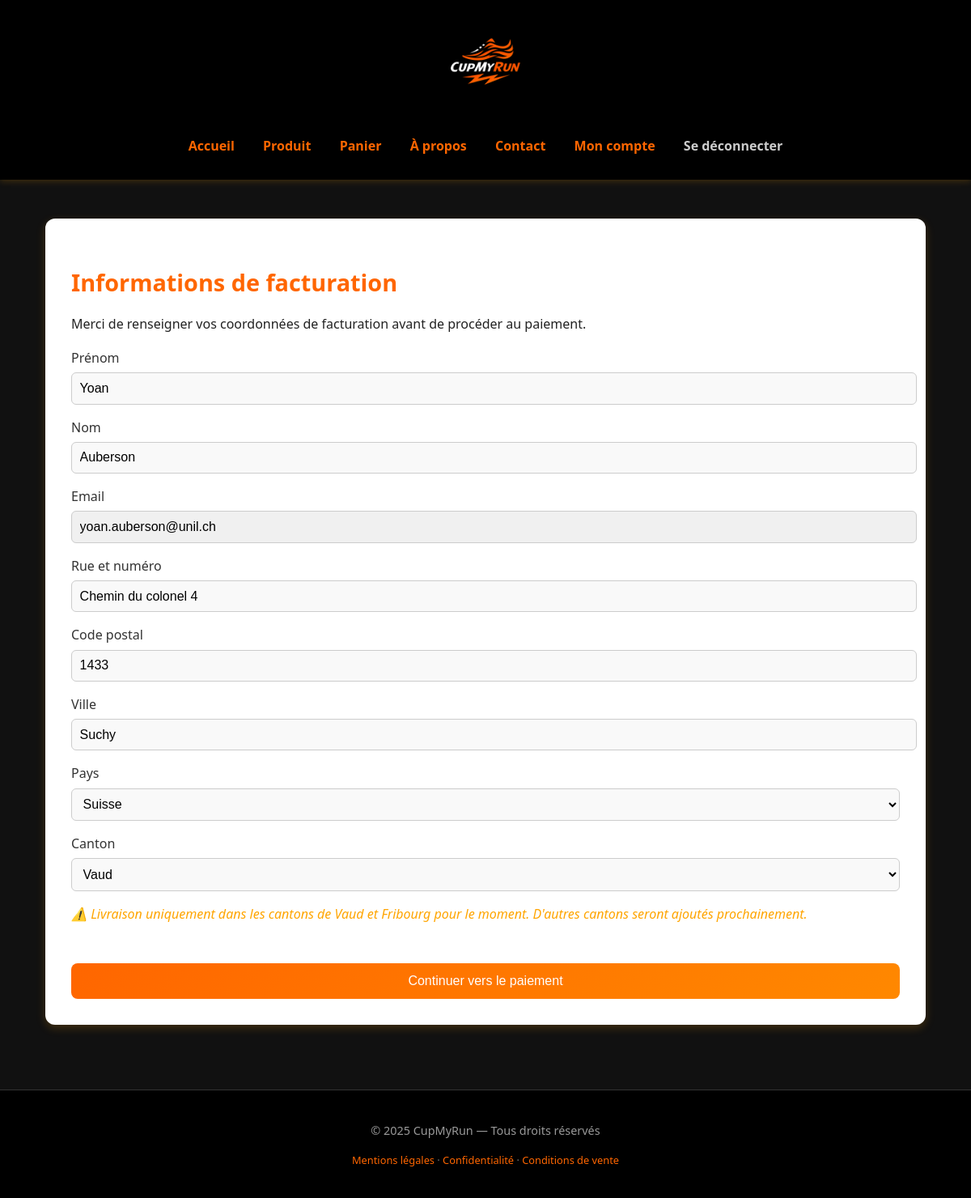
The page /checkout-info (signed in) on the database its author committed.
### models/db_database.py (models this page shows, shortened)
class BillingInfo(db.Model):
    __tablename__ = "billing_info"
    id = db.Column(db.Integer, primary_key=True)
    user_id = db.Column(db.Integer, db.ForeignKey("users.id"), nullable=False, unique=True)
    first_name = db.Column(db.String(50), nullable=False)
    last_name = db.Column(db.String(50), nullable=False)
    email = db.Column(db.String(150), nullable=False)
    street = db.Column(db.String(100))
    postal_code = db.Column(db.String(10))
    city = db.Column(db.String(50))
    region = db.Column(db.String(10))   # canton
    country = db.Column(db.String(10))  # ex: CH
    updated_at = db.Column(db.DateTime, default=datetime.utcnow, onupdate=datetime.utcnow)

class User(db.Model):
    __tablename__ = "users"
    id = db.Column(db.Integer, primary_key=True)
    first_name = db.Column(db.String(50), nullable=False)
    last_name = db.Column(db.String(50), nullable=False)
    email = db.Column(db.String(150), unique=True, nullable=False)
    password = db.Column(db.String(200), nullable=True)  # 🔑 mot de passe haché
    created_at = db.Column(db.DateTime, default=datetime.utcnow)
    strava_access_token = db.Column(db.String(255), nullable=True)
    strava_refresh_token = db.Column(db.String(255), nullable=True)
    strava_token_expires_at = db.Column(db.Integer, nullable=True)  # timestamp Unix
    orders = db.relationship("Order", backref="user", lazy=True)
    billing_info = db.relationship("BillingInfo", backref="user", uselist=False, lazy=True)

### routes/mollie.py (the view, shortened to what this page needs)
@mollie_bp.route("/checkout-info", methods=["GET", "POST"])
def checkout_info():
    user = None
    billing_data = {}
    if 'user_id' in session:
        user = User.query.get(session['user_id'])
        if user and user.billing_info:
            billing_data = {
                "billing_firstname": user.billing_info.first_name,
                "billing_lastname": user.billing_info.last_name,
                "billing_email": user.billing_info.email,
                "billing_address": user.billing_info.street,
                "billing_postal": user.billing_info.postal_code,
                "billing_city": user.billing_info.city,
                "billing_canton": user.billing_info.region,
                "billing_country": user.billing_info.country
            }
    elif "guest_billing" in session:
        billing_data = session["guest_billing"]
    return render_template("checkout_info.html", user=user, billing_data=billing_data)

### app.py (called while the page is built, shortened)
@app.before_request
def check_session_timeout():
    now = datetime.utcnow()
    last_active = session.get("last_active_at")
    if "user_id" in session or "guest_billing" in session:
        session["last_active_at"] = now.strftime("%Y-%m-%d %H:%M:%S")

@app.before_request
def init_strava_stats():
    try:
        total = StravaService.recalculate_connected_count()
    except Exception as e:
        print(f"⚠️ Erreur au recalcul du compteur Strava au démarrage : {e}")

### services/strava_service.py (called while the page is built)
    @staticmethod
    def recalculate_connected_count():
        from models.db_database import AppStats, User, GuestStravaSession
        now = time.time()
        users_connected = User.query.filter(
            User.strava_access_token.isnot(None),
            User.strava_access_token != "",
            User.strava_token_expires_at > now
        ).count()
        guests_connected = GuestStravaSession.query.filter(
            GuestStravaSession.strava_token_expires_at > now
        ).count()
        total = users_connected + guests_connected
        stats = AppStats.query.first()
        if not stats:
            stats = AppStats(strava_connected_count=total)
            db.session.add(stats)
        else:
            stats.strava_connected_count = total
        db.session.commit()
        return total

### templates/checkout_info.html (shortened to what this page needs)
{% extends "base.html" %}
{% block content %}
<div class="container">
    <div class="form-box">
        <h2>Informations de facturation</h2>
        <p>Merci de renseigner vos coordonnées de facturation avant de procéder au paiement.</p>
        <form method="POST">
            <label>Prénom</label>
            <input name="billing_firstname"
                   pattern="^[A-Za-zÀ-ÿ\s'-]{2,50}$"
                   required
                   title="Veuillez entrer entre 2 et 50 lettres."
                   type="text"
                   value="{{ billing_data.billing_firstname if billing_data else (user.first_name if user else '') }}">
            <label>Nom</label>
            <input name="billing_lastname"
                   pattern="^[A-Za-zÀ-ÿ\s'-]{2,50}$"
                   required
                   title="Veuillez entrer entre 2 et 50 lettres."
                   type="text"
                   value="{{ billing_data.billing_lastname if billing_data else (user.last_name if user else '') }}">
            <label>Email</label>
            {% if user %}
            <input type="email"
                   value="{{ user.email }}"
                   readonly
                   style="background:#f0f0f0; cursor:not-allowed;">
            {% else %}
            <input type="email"
                   name="billing_email"
                   required
                   value="{{ billing_data.billing_email if billing_data else '' }}">
            {% endif %}
            <label>Rue et numéro</label>
            <input name="billing_address"
                   pattern="^(?=.*[0-9])(?=.*[A-Za-zÀ-ÿ]).{5,100}$"
                   required
                   title="L'adresse doit contenir à la fois du texte et un numéro de bâtiment (ex. Rue du Lac 12)."
                   type="text"
                   value="{{ billing_data.billing_address if billing_data else (user.billing_info.street if user and user.billing_info else '') }}">
            <label>Code postal</label>
            <input name="billing_postal"
                   pattern="^\d{4}$"
                   required
                   title="Code postal suisse : 4 chiffres."
                   type="text"
                   value="{{ billing_data.billing_postal if billing_data else (user.billing_info.postal_code if user and user.billing_info else '') }}">
            <label>Ville</label>
            <input name="billing_city"
                   pattern="^[A-Za-zÀ-ÿ\s'-]{2,50}$"
                   required
                   title="Nom de ville invalide."
                   type="text"
                   value="{{ billing_data.billing_city if billing_data else (user.billing_info.city if user and user.billing_info else '') }}">
            <label>Pays</label>
            <select name="billing_country" required>
                <option value="CH"
                        {% if (billing_data and billing_data.billing_country == 'CH' )
                        or (user and user.billing_info and user.billing_info.country == 'CH' ) %}selected{% endif %}>
                    Suisse
                </option>
            </select>
            <label>Canton</label>
            <select name="billing_canton" required>
                <option value="VD"
                        {% if (billing_data and billing_data.billing_canton == 'VD' )
                        or (user and user.billing_info and user.billing_info.region == 'VD' ) %}selected{% endif %}>
                    Vaud
                </option>
            </select>
            <p style="color: orange; font-style: italic;">
                ⚠️ Livraison uniquement dans les cantons de Vaud et Fribourg pour le moment.
                D'autres cantons seront ajoutés prochainement.
            </p>
            <button type="submit">Continuer vers le paiement</button>
        </form>
    </div>
</div>
{% endblock %}

### static/style.css (style rules this page uses)
body { font-family: 'Segoe UI', system-ui, sans-serif; margin: 0; padding: 0; line-height: 1.6; background-color: #111; color: #fff; transition: background 0.3s ease; }
button { margin-top: 2rem; width: 100%; padding: 0.9rem 1.2rem; font-size: 1.1rem; border: none; border-radius: 10px; background: linear-gradient(135deg, #ff6600, #ff8800); color: white; cursor: pointer; transition: background 0.3s ease, transform 0.2s ease; }
.form-box input, .form-box select, .form-box button { transition: all 0.3s ease; }
.container { display: flex; flex-wrap: wrap; gap: 2rem; width: 100%; max-width: 100%; margin: 0 auto; padding: 1rem 2rem; box-sizing: border-box; }
.form-box { flex: 1 1 350px; background: #fff; color: #222; padding: 2rem; border-radius: 12px; box-shadow: 0 4px 12px rgba(255, 165, 0, 0.2); }
.form-box h2 { font-size: 1.8rem; margin-bottom: 0.5rem; color: #ff6600; }
.form-box label { display: block; margin-top: 1rem; font-weight: 500; color: #333; }
.form-box input, .form-box select { width: 100%; padding: 0.6rem; margin-top: 0.3rem; border: 1px solid #ccc; border-radius: 6px; background: #f9f9f9; font-size: 1rem; }
.form-box button { margin-top: 2rem; width: 100%; padding: 0.8rem; background-color: #ff6600; color: white; border: none; border-radius: 8px; font-size: 1rem; cursor: pointer; transition: background 0.3s ease, transform 0.2s ease; }
.container { animation: fadeInUp 0.8s ease-out both; }
html, body { width: 100%; max-width: 100%; overflow-x: hidden; margin: 0; padding: 0; box-sizing: border-box; }
html, body { max-width: 100%; overflow-x: hidden; }

### static/mobile.css (style rules this page uses)
body { background-color: #111; color: #fff; font-family: 'Segoe UI', system-ui, sans-serif; margin: 0; padding: 0; line-height: 1.6; }
.container, .product-page, .form-box, .product-info { flex-direction: column; padding: 1rem; width: 100%; margin-bottom: 1.5rem; box-sizing: border-box; }
h1, h2, h3 { font-size: 1.4rem; text-align: center; color: #ff6600; }
p, label { font-size: 1rem; line-height: 1.5; }
input, select, textarea, button { width: 100%; font-size: 1rem; padding: 0.9rem; border-radius: 10px; border: 1px solid #ccc; background: #f9f9f9; box-sizing: border-box; }
button, .btn, .btn-cta { width: 100%; font-size: 1rem; padding: 1rem; border-radius: 10px; border: none; background: linear-gradient(135deg, #ff6600, #ff8800); color: #fff; font-weight: 600; cursor: pointer; transition: background 0.3s ease, transform 0.2s ease; }

### rows shown on the page
BillingInfo: billing_firstname "Yoan", billing_lastname "Auberson", billing_address "Chemin du colonel 4", billing_postal "1433", billing_city "Suchy", billing_country "Suisse", billing_canton "Vaud"
User: email "yoan.auberson@unil.ch"

### other values the page prints
{{ 2025 }} "2025"
